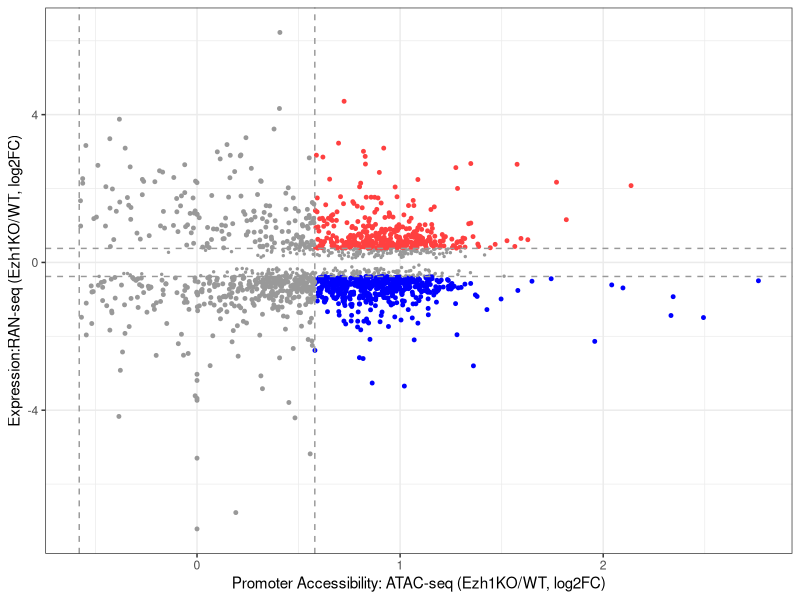

R code for this plot:
# To generate Figure 3d

# Load the libraries
library(ggplot2)
library(tidyverse)

setwd("path to: /Figure3d")

writeLines(capture.output(sessionInfo()),"sessionInfo.txt")

# import the data and clean the data
newdata  <- read.delim("data_figure3c.txt",sep = "\t", head = TRUE)

subMat <- filter(newdata, p.value < 0.05 )
subMat <- subMat[grep(pattern ="^Mir[0-9]|^Gm[0-9]|^Vmn1r[0-9]|Ppip5k1|Mirlet7f-1|[0-9]Rik$|Kcnd3os|Olfr1532-ps1|Ifna5|Speer4d|Cabp7|Spink14",
                      rownames(subMat),invert=TRUE),]

subMat$type <- c(" ")
subMat$type[subMat$type == " "] <- "A"
subMat$type[subMat$log2FC_A_ko_vs_wt > 0.58  & subMat$log2FC_R_ko_vs_wt > 0.38] <- "B"
subMat$type[subMat$log2FC_A_ko_vs_wt > 0.58  & subMat$log2FC_R_ko_vs_wt < -0.38] <- "C"
subMat$type[subMat$log2FC_A_ko_vs_wt < -0.58 & subMat$log2FC_R_ko_vs_wt > 0.38] <- "D"
subMat$type[subMat$log2FC_A_ko_vs_wt < -0.58 & subMat$log2FC_R_ko_vs_wt < -0.38] <- "E"
subMat$type[subMat$log2FC_A_ko_vs_wt < 0.58 & subMat$log2FC_A_ko_vs_wt > -0.58 & subMat$log2FC_R_ko_vs_wt > 0.38] <- "F"
subMat$type[subMat$log2FC_A_ko_vs_wt < 0.58 & subMat$log2FC_A_ko_vs_wt > -0.58 & subMat$log2FC_R_ko_vs_wt < -0.38] <- "G"
subMat$type[subMat$log2FC_R_ko_vs_wt > -0.38 & subMat$log2FC_R_ko_vs_wt < 0.38 & subMat$log2FC_A_ko_vs_wt < -0.58] <- "H"

subMat_g1 <- subMat[subMat$type=="A",]
subMat_g2 <- subMat[subMat$type=="B",]
subMat_g3 <- subMat[subMat$type=="C",]
subMat_g4 <- subMat[subMat$type=="D",]
subMat_g5 <- subMat[subMat$type=="E",]
subMat_g6 <- subMat[subMat$type=="F",]
subMat_g7 <- subMat[subMat$type=="G",]
subMat_g8 <- subMat[subMat$type=="H",]

ggplot() +
  geom_point(data=subMat_g1,aes(log2FC_A_ko_vs_wt,log2FC_R_ko_vs_wt), color="#999999",size = 0.5) +
  geom_point(data=subMat_g2,aes(log2FC_A_ko_vs_wt, log2FC_R_ko_vs_wt), color="#FF4040",size = 1) +
  geom_point(data=subMat_g3,aes(log2FC_A_ko_vs_wt, log2FC_R_ko_vs_wt), color="#0000FF",size = 1) +
  geom_point(data=subMat_g6,aes(log2FC_A_ko_vs_wt, log2FC_R_ko_vs_wt), color="#999999",size = 1) +
  geom_point(data=subMat_g7,aes(log2FC_A_ko_vs_wt, log2FC_R_ko_vs_wt), color="#999999",size = 1) +
  geom_jitter() +
  labs(
    x = paste0("Promoter Accessibility: ATAC-seq (Ezh1KO/WT, log2FC)"),
    y = paste0("Expression:RAN-seq (Ezh1KO/WT, log2FC)")) +
  theme_bw() +
  theme(legend.title=element_blank())+
  theme(legend.text=element_text(size= 14),
        legend.background = element_rect(fill = "transparent", colour = "transparent")) +
  geom_hline(yintercept= 0.38, linetype = 2, color="#999999" )+
  geom_hline(yintercept=-0.38, linetype = 2, color="#999999")+
  geom_vline(xintercept = 0.58 , linetype= 2, color="#999999")+
  geom_vline(xintercept =-0.58 , linetype= 2, color="#999999")

